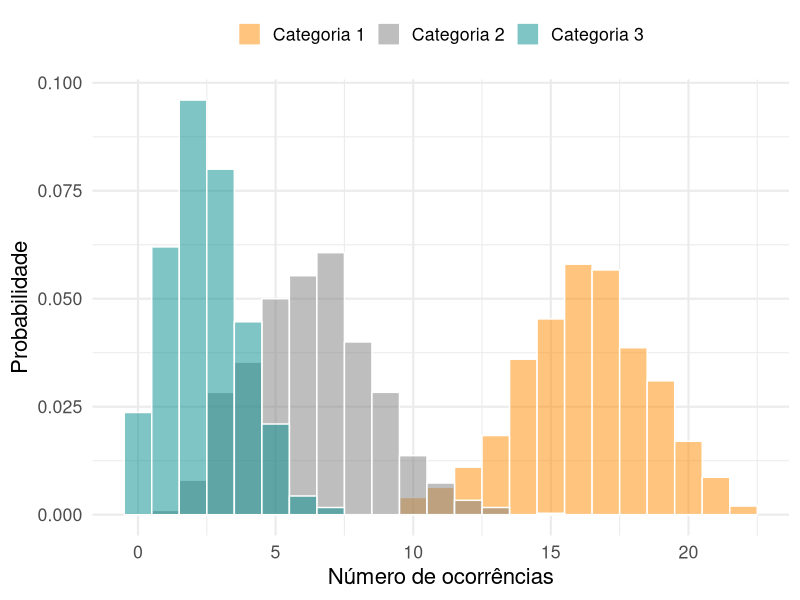
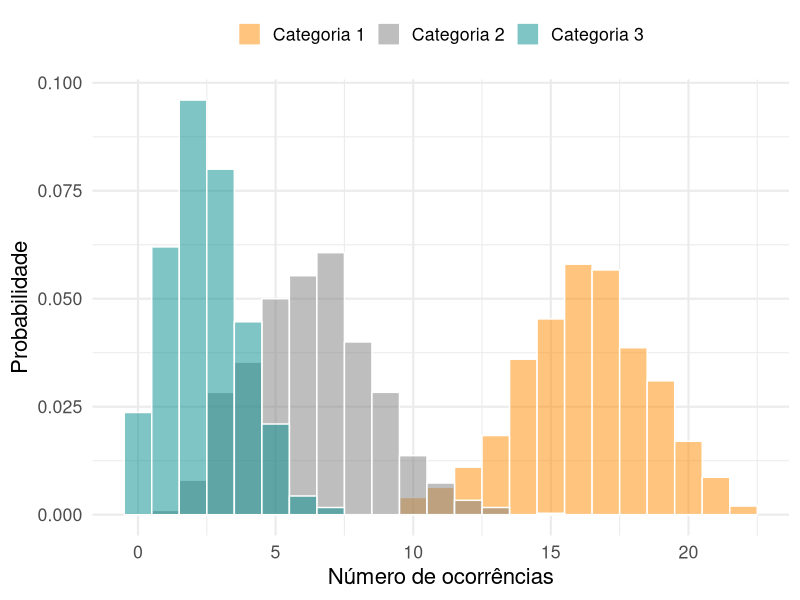

Here is the R script that generated these plots, in order:
#                                 #
#          - Figuras -            #
#            Aula 06              #
#                                 #
###################################


# Carregando os pacotes
#~~~~~~~~~~~~~~~~~~~~~~~~
library(ggplot2)
library(dplyr)
library(tidyr)


# Definindo o diretório base
#~~~~~~~~~~~~~~~~~~~~~~~~~~~~
setwd("~/OneDrive/Arbeit/Lectures_and_Talks/UFRN/Lectures/ECL0072-GLM_GAM/")


############################
# Distribuição multinomial #
############################

## Parâmetros
n_obs <- 1000 #Número de simulações
n_items <- 25 #Número total de itens em cada tentativa
probs <- c(0.65, 0.25, 0.10) # Probabilidades para Categoria 1, 2 e 3

## Simular a distribuição multinomial
set.seed(123) #Para reprodutibilidade dos resultados
multinom_data <- rmultinom(n = n_obs, size = n_items, prob = probs)

## Converter a matriz em um data.frame
df <- as.data.frame(t(multinom_data))
colnames(df) <- c("Categoria 1", "Categoria 2", "Categoria 3")

## Transformar o data.frame para o formato "long" (necessário para o ggplot)
df_long <- df %>%
  pivot_longer(everything(), names_to = "Categoria", values_to = "Numero_de_Ocorrencias")


## Plots
p1 <- ggplot(df_long, aes(x = Numero_de_Ocorrencias, fill = Categoria)) +
  geom_histogram(col = 'white',
    aes(y = after_stat(count) / sum(after_stat(count))),
    position = "identity",
    alpha = 0.5,
    binwidth = 1) + # Define a largura das barras
  labs(x = "Número de ocorrências",y = "Probabilidade") +
  scale_fill_manual(values = c("Categoria 1" = "darkorange", "Categoria 2" = "gray50", "Categoria 3" = "cyan4")) +
  theme_minimal(base_size = 16) +
  theme(legend.position = 'top',
    plot.title = element_text(hjust = 0.5),
    legend.title = element_blank())

p1

ggsave(plot = p1,
       filename ="Figuras/Distribuicao_Multinomial.png", 
       width = 10,
       height = 4,
       dpi = 350)
